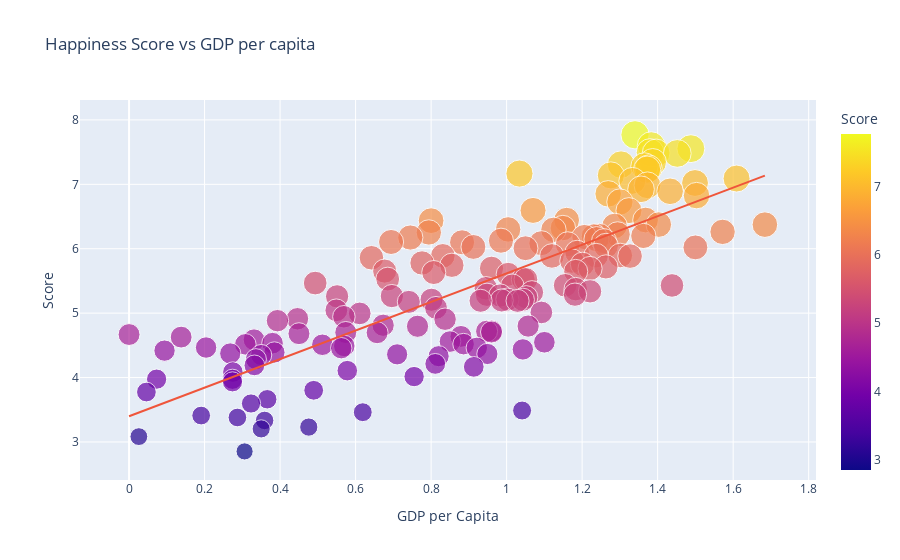

Notebook code cell kept with this figure:
### Code cell
# Scatter plot for GDP per capita vs Happiness Score
fig = px.scatter(
    filtered_df,
    x='GDP per Capita',
    y='Score',
    size='Score',
    color='Score',
    title='Happiness Score vs GDP per capita',
    labels={'Score': 'Score'},
    trendline='ols'
)

fig.show()

### Figure 1 — Plotly figure (JSON) as saved in the notebook; plotly's stock layout.template omitted (floating-point values rounded to 4 significant figures; data arrays with more than 128 entries replaced by an {"elided": "..."} marker saying what was removed)
{"data": [{"hovertemplate": "GDP per Capita=%{x}<br>Score=%{marker.color}<extra></extra>", "legendgroup": "", "marker": {"color": {"elided": "156 float values"}, "coloraxis": "coloraxis", "size": {"elided": "156 float values"}, "sizemode": "area", "sizeref": 0.01942, "symbol": "circle"}, "mode": "markers", "name": "", "orientation": "v", "showlegend": false, "type": "scatter", "x": {"elided": "156 float values"}, "xaxis": "x", "y": {"elided": "156 float values"}, "yaxis": "y"}, {"hovertemplate": "<b>OLS trendline</b><br>Score = 2.21815 * GDP per Capita + 3.39935<br>R<sup>2</sup>=0.630250<br><br>GDP per Capita=%{x}<br>Score=%{y} <b>(trend)</b><extra></extra>", "legendgroup": "", "marker": {"symbol": "circle"}, "mode": "lines", "name": "", "showlegend": false, "type": "scatter", "x": {"elided": "156 float values"}, "xaxis": "x", "y": {"elided": "156 float values"}, "yaxis": "y"}], "layout": {"coloraxis": {"colorbar": {"title": {"text": "Score"}}, "colorscale": [[0, "#0d0887"], [0.1111, "#46039f"], [0.2222, "#7201a8"], [0.3333, "#9c179e"], [0.4444, "#bd3786"], [0.5556, "#d8576b"], [0.6667, "#ed7953"], [0.7778, "#fb9f3a"], [0.8889, "#fdca26"], [1, "#f0f921"]]}, "legend": {"itemsizing": "constant", "tracegroupgap": 0}, "title": {"text": "Happiness Score vs GDP per capita"}, "xaxis": {"anchor": "y", "domain": [0, 1], "title": {"text": "GDP per Capita"}}, "yaxis": {"anchor": "x", "domain": [0, 1], "title": {"text": "Score"}}}}
